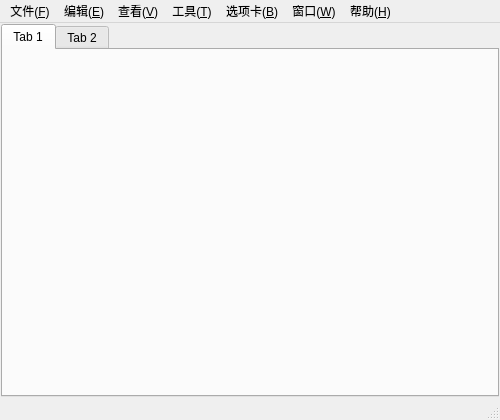
<?xml version="1.0" encoding="UTF-8"?>
<ui version="4.0">
 <class>MainWindow</class>
 <widget class="QMainWindow" name="MainWindow">
  <property name="geometry">
   <rect>
    <x>0</x>
    <y>0</y>
    <width>500</width>
    <height>420</height>
   </rect>
  </property>
  <property name="windowTitle">
   <string>MainWindow</string>
  </property>
  <property name="tabShape">
   <enum>QTabWidget::Rounded</enum>
  </property>
  <widget class="QWidget" name="centralWidget">
   <layout class="QGridLayout" name="gridLayout">
    <property name="leftMargin">
     <number>1</number>
    </property>
    <property name="topMargin">
     <number>1</number>
    </property>
    <property name="rightMargin">
     <number>1</number>
    </property>
    <property name="bottomMargin">
     <number>1</number>
    </property>
    <property name="spacing">
     <number>1</number>
    </property>
    <item row="0" column="0">
     <widget class="QTabWidget" name="tabWidget">
      <widget class="QWidget" name="tab_1">
       <attribute name="title">
        <string>Tab 1</string>
       </attribute>
       <layout class="QGridLayout" name="firstTabLayout">
        <property name="leftMargin">
         <number>0</number>
        </property>
        <property name="topMargin">
         <number>0</number>
        </property>
        <property name="rightMargin">
         <number>0</number>
        </property>
        <property name="bottomMargin">
         <number>0</number>
        </property>
        <property name="spacing">
         <number>0</number>
        </property>
       </layout>
      </widget>
      <widget class="QWidget" name="tab_2">
       <attribute name="title">
        <string>Tab 2</string>
       </attribute>
      </widget>
     </widget>
    </item>
   </layout>
  </widget>
  <widget class="QMenuBar" name="menuBar">
   <property name="geometry">
    <rect>
     <x>0</x>
     <y>0</y>
     <width>500</width>
     <height>23</height>
    </rect>
   </property>
   <widget class="QMenu" name="menu_F">
    <property name="title">
     <string>文件(&amp;F)</string>
    </property>
    <widget class="QMenu" name="menu_G">
     <property name="title">
      <string>日志(&amp;G)</string>
     </property>
     <addaction name="action_22"/>
     <addaction name="action_23"/>
     <addaction name="separator"/>
     <addaction name="action_24"/>
     <addaction name="action_25"/>
     <addaction name="separator"/>
     <addaction name="action_29"/>
     <addaction name="action_28"/>
    </widget>
    <addaction name="newConnectionAction"/>
    <addaction name="action"/>
    <addaction name="separator"/>
    <addaction name="action_6"/>
    <addaction name="action_4"/>
    <addaction name="action_5"/>
    <addaction name="separator"/>
    <addaction name="action_8"/>
    <addaction name="action_9"/>
    <addaction name="action_10"/>
    <addaction name="separator"/>
    <addaction name="action_12"/>
    <addaction name="action_13"/>
    <addaction name="action_14"/>
    <addaction name="separator"/>
    <addaction name="action_16"/>
    <addaction name="menu_G"/>
    <addaction name="separator"/>
    <addaction name="action_19"/>
    <addaction name="separator"/>
    <addaction name="action_21"/>
   </widget>
   <widget class="QMenu" name="menu_E">
    <property name="title">
     <string>编辑(&amp;E)</string>
    </property>
    <widget class="QMenu" name="menu">
     <property name="title">
      <string>记事本(&amp;O)</string>
     </property>
     <addaction name="action_44"/>
     <addaction name="action_45"/>
     <addaction name="action_46"/>
    </widget>
    <addaction name="action_30"/>
    <addaction name="action_PTF"/>
    <addaction name="action_31"/>
    <addaction name="action_32"/>
    <addaction name="separator"/>
    <addaction name="action_34"/>
    <addaction name="action_35"/>
    <addaction name="separator"/>
    <addaction name="action_37"/>
    <addaction name="separator"/>
    <addaction name="menu"/>
    <addaction name="separator"/>
    <addaction name="action_41"/>
    <addaction name="action_42"/>
    <addaction name="action_43"/>
    <addaction name="action_L"/>
   </widget>
   <widget class="QMenu" name="menu_V">
    <property name="title">
     <string>查看(&amp;V)</string>
    </property>
    <widget class="QMenu" name="menu_2">
     <property name="title">
      <string>布局(&amp;L)</string>
     </property>
     <addaction name="action_67"/>
     <addaction name="separator"/>
     <addaction name="action_69"/>
    </widget>
    <widget class="QMenu" name="menu_3">
     <property name="title">
      <string>全屏(&amp;F)</string>
     </property>
     <addaction name="action_70"/>
     <addaction name="action_71"/>
    </widget>
    <widget class="QMenu" name="menu_4">
     <property name="title">
      <string>工具栏(&amp;T)</string>
     </property>
     <addaction name="action_72"/>
     <addaction name="action_73"/>
     <addaction name="action_74"/>
     <addaction name="action_76"/>
     <addaction name="separator"/>
     <addaction name="action_75"/>
    </widget>
    <addaction name="menu_4"/>
    <addaction name="action_48"/>
    <addaction name="action_49"/>
    <addaction name="separator"/>
    <addaction name="action_51"/>
    <addaction name="separator"/>
    <addaction name="action_53"/>
    <addaction name="action_54"/>
    <addaction name="action_55"/>
    <addaction name="separator"/>
    <addaction name="menu_2"/>
    <addaction name="separator"/>
    <addaction name="action_59"/>
    <addaction name="action_60"/>
    <addaction name="action_61"/>
    <addaction name="separator"/>
    <addaction name="menu_3"/>
    <addaction name="action_64"/>
    <addaction name="separator"/>
    <addaction name="action_66"/>
   </widget>
   <widget class="QMenu" name="menu_T">
    <property name="title">
     <string>工具(&amp;T)</string>
    </property>
    <addaction name="action_78"/>
   </widget>
   <widget class="QMenu" name="menu_H">
    <property name="title">
     <string>帮助(&amp;H)</string>
    </property>
    <addaction name="action_X"/>
    <addaction name="actionTest"/>
   </widget>
   <widget class="QMenu" name="menu_W">
    <property name="title">
     <string>窗口(&amp;W)</string>
    </property>
    <widget class="QMenu" name="menu_5">
     <property name="title">
      <string>文件管理系统(&amp;F)</string>
     </property>
     <addaction name="openFileSystemAction"/>
     <addaction name="closeFileSystemAction"/>
     <addaction name="showFileSystemAction"/>
     <addaction name="concealFileSystemAction"/>
    </widget>
    <addaction name="action_79"/>
    <addaction name="action_80"/>
    <addaction name="action_81"/>
    <addaction name="action_82"/>
    <addaction name="menu_5"/>
   </widget>
   <widget class="QMenu" name="menu_B">
    <property name="title">
     <string>选项卡(&amp;B)</string>
    </property>
    <addaction name="addTabAction"/>
    <addaction name="closeCurrentTabAction"/>
    <addaction name="action_85"/>
    <addaction name="action_86"/>
    <addaction name="action_87"/>
   </widget>
   <addaction name="menu_F"/>
   <addaction name="menu_E"/>
   <addaction name="menu_V"/>
   <addaction name="menu_T"/>
   <addaction name="menu_B"/>
   <addaction name="menu_W"/>
   <addaction name="menu_H"/>
  </widget>
  <widget class="QStatusBar" name="statusBar"/>
  <action name="action">
   <property name="text">
    <string>打开(&amp;O)</string>
   </property>
  </action>
  <action name="newConnectionAction">
   <property name="text">
    <string>新建(&amp;N)</string>
   </property>
  </action>
  <action name="action_4">
   <property name="text">
    <string>重新连接(&amp;C)</string>
   </property>
  </action>
  <action name="action_5">
   <property name="text">
    <string>重新连接所有(&amp;L)</string>
   </property>
  </action>
  <action name="action_6">
   <property name="text">
    <string>断开(&amp;D)</string>
   </property>
  </action>
  <action name="action_8">
   <property name="text">
    <string>另存为(&amp;A)</string>
   </property>
  </action>
  <action name="action_9">
   <property name="text">
    <string>导入(&amp;I)</string>
   </property>
  </action>
  <action name="action_10">
   <property name="text">
    <string>导出(&amp;E)</string>
   </property>
  </action>
  <action name="action_12">
   <property name="text">
    <string>打印(&amp;P)</string>
   </property>
  </action>
  <action name="action_13">
   <property name="text">
    <string>打印预览(&amp;V)</string>
   </property>
  </action>
  <action name="action_14">
   <property name="text">
    <string>页面设置(&amp;U)</string>
   </property>
  </action>
  <action name="action_16">
   <property name="text">
    <string>传输(&amp;T)</string>
   </property>
  </action>
  <action name="action_19">
   <property name="text">
    <string>属性(&amp;R)</string>
   </property>
  </action>
  <action name="action_21">
   <property name="text">
    <string>退出(&amp;X)</string>
   </property>
  </action>
  <action name="action_22">
   <property name="text">
    <string>启动(&amp;S)</string>
   </property>
  </action>
  <action name="action_23">
   <property name="text">
    <string>停止(&amp;T)</string>
   </property>
  </action>
  <action name="action_24">
   <property name="text">
    <string>暂停(&amp;P)</string>
   </property>
  </action>
  <action name="action_25">
   <property name="text">
    <string>继续(R)</string>
   </property>
  </action>
  <action name="action_28">
   <property name="text">
    <string>打开日志文件夹(&amp;F)</string>
   </property>
  </action>
  <action name="action_29">
   <property name="text">
    <string>打开日志文件(&amp;O)</string>
   </property>
  </action>
  <action name="action_30">
   <property name="text">
    <string>复制(&amp;C)</string>
   </property>
  </action>
  <action name="action_PTF">
   <property name="text">
    <string>复制为PTF格式(&amp;Y)</string>
   </property>
  </action>
  <action name="action_31">
   <property name="text">
    <string>粘贴(&amp;P)</string>
   </property>
  </action>
  <action name="action_32">
   <property name="text">
    <string>粘贴选择内容(&amp;E)</string>
   </property>
  </action>
  <action name="action_34">
   <property name="text">
    <string>全选(&amp;A)</string>
   </property>
  </action>
  <action name="action_35">
   <property name="text">
    <string>选择屏幕(&amp;S)</string>
   </property>
  </action>
  <action name="action_37">
   <property name="text">
    <string>查找(&amp;F)</string>
   </property>
  </action>
  <action name="action_41">
   <property name="text">
    <string>重置游标(&amp;R)</string>
   </property>
  </action>
  <action name="action_42">
   <property name="text">
    <string>重置终端(&amp;T)</string>
   </property>
  </action>
  <action name="action_43">
   <property name="text">
    <string>清屏(&amp;N)</string>
   </property>
  </action>
  <action name="action_44">
   <property name="text">
    <string>选定区域(&amp;S)</string>
   </property>
  </action>
  <action name="action_45">
   <property name="text">
    <string>全部(&amp;A)</string>
   </property>
  </action>
  <action name="action_46">
   <property name="text">
    <string>当前屏幕(&amp;C)</string>
   </property>
  </action>
  <action name="action_L">
   <property name="text">
    <string>滚动缓冲区清除(&amp;L)</string>
   </property>
  </action>
  <action name="action_48">
   <property name="text">
    <string>卷动条(&amp;O)</string>
   </property>
  </action>
  <action name="action_49">
   <property name="text">
    <string>状态栏(&amp;B)</string>
   </property>
  </action>
  <action name="action_51">
   <property name="text">
    <string>会话选项卡(&amp;I)</string>
   </property>
  </action>
  <action name="action_53">
   <property name="text">
    <string>撰写栏(&amp;C)</string>
   </property>
  </action>
  <action name="action_54">
   <property name="text">
    <string>快速命令(&amp;Q)</string>
   </property>
  </action>
  <action name="action_55">
   <property name="text">
    <string>隧道窗格(&amp;U)</string>
   </property>
  </action>
  <action name="action_59">
   <property name="text">
    <string>简单(&amp;S)</string>
   </property>
  </action>
  <action name="action_60">
   <property name="text">
    <string>透明(&amp;R)</string>
   </property>
  </action>
  <action name="action_61">
   <property name="text">
    <string>总在最前面(&amp;A)</string>
   </property>
  </action>
  <action name="action_64">
   <property name="text">
    <string>锁定屏幕</string>
   </property>
  </action>
  <action name="action_66">
   <property name="text">
    <string>要在通知区域(&amp;G)</string>
   </property>
  </action>
  <action name="action_67">
   <property name="text">
    <string>管理</string>
   </property>
  </action>
  <action name="action_69">
   <property name="text">
    <string>另存为</string>
   </property>
  </action>
  <action name="action_70">
   <property name="text">
    <string>全屏(&amp;F)</string>
   </property>
  </action>
  <action name="action_71">
   <property name="text">
    <string>多窗格全屏(&amp;M)</string>
   </property>
  </action>
  <action name="action_72">
   <property name="text">
    <string>菜单栏(&amp;M)</string>
   </property>
  </action>
  <action name="action_73">
   <property name="text">
    <string>标准按钮(&amp;S)</string>
   </property>
  </action>
  <action name="action_74">
   <property name="text">
    <string>地址栏(&amp;A)</string>
   </property>
  </action>
  <action name="action_75">
   <property name="text">
    <string>锁定工具栏(&amp;B)</string>
   </property>
  </action>
  <action name="action_76">
   <property name="text">
    <string>链接栏(&amp;L)</string>
   </property>
  </action>
  <action name="action_X">
   <property name="text">
    <string>小企鹅帮助(&amp;X)</string>
   </property>
  </action>
  <action name="action_78">
   <property name="text">
    <string>配色方案(&amp;C)</string>
   </property>
  </action>
  <action name="action_79">
   <property name="text">
    <string>新建窗口(&amp;N)</string>
   </property>
  </action>
  <action name="action_80">
   <property name="text">
    <string>全部关闭(&amp;C)</string>
   </property>
  </action>
  <action name="action_81">
   <property name="text">
    <string>下一步(&amp;X)</string>
   </property>
  </action>
  <action name="action_82">
   <property name="text">
    <string>前一页(&amp;V)</string>
   </property>
  </action>
  <action name="addTabAction">
   <property name="text">
    <string>新选项卡(&amp;N)</string>
   </property>
  </action>
  <action name="closeCurrentTabAction">
   <property name="text">
    <string>关闭(&amp;C)</string>
   </property>
  </action>
  <action name="action_85">
   <property name="text">
    <string>关闭所有选项卡(&amp;B)</string>
   </property>
  </action>
  <action name="action_86">
   <property name="text">
    <string>重命名(&amp;R)</string>
   </property>
  </action>
  <action name="action_87">
   <property name="text">
    <string>关闭其他选项卡(&amp;O)</string>
   </property>
  </action>
  <action name="openFileSystemAction">
   <property name="checkable">
    <bool>false</bool>
   </property>
   <property name="text">
    <string>打开</string>
   </property>
   <property name="shortcut">
    <string>Ctrl+Alt+1</string>
   </property>
  </action>
  <action name="closeFileSystemAction">
   <property name="checkable">
    <bool>false</bool>
   </property>
   <property name="text">
    <string>关闭</string>
   </property>
   <property name="shortcut">
    <string>Ctrl+Alt+2</string>
   </property>
  </action>
  <action name="showFileSystemAction">
   <property name="checkable">
    <bool>false</bool>
   </property>
   <property name="text">
    <string>显示</string>
   </property>
  </action>
  <action name="concealFileSystemAction">
   <property name="checkable">
    <bool>false</bool>
   </property>
   <property name="text">
    <string>隐藏</string>
   </property>
  </action>
  <action name="actionTest">
   <property name="text">
    <string>test</string>
   </property>
  </action>
 </widget>
 <layoutdefault spacing="6" margin="11"/>
 <resources/>
 <connections/>
</ui>
